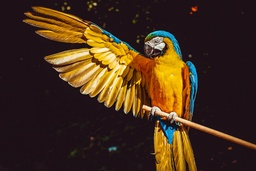
#> input picture BigImage.jpg, 256 x 171 px, shrunk from 1920 x 1280 before the run, given as the content of the folder Minecraft, which was not available
$ python 'Image out of Minecraft Blocks.py'
#> lines starting #> are read from the running program, lines starting #| are printed output that depends on the picture; pictures that were not available may be replaced by others from this repository, and a replacement may not be noted
import numpy as np
import cv2
import os

big_img_path = 'BigImage.jpg'
resolution = 0.05
small_img_path = 'Minecraft'

def LoadImages():
    global small_img_path

    imagelist = list(os.walk(small_img_path))[0][2]
    images = {}
    for im in imagelist:
        img = cv2.imread(small_img_path+'\\'+im)
#> img is the input picture: shape (171, 256, 3); mean B, G, R 28.8, 47.3, 69.5
        r = 0
        g = 0
        b = 0
        count = 0
        for y in img:
            for x in y:
                r += x[0]
                g += x[1]
                b += x[2]
                count += 1
#> after the loop, b = 3040744; count = 43776; g = 2071852; r = 1259123
        r /= count
#> r = 28.76
        b /= count
#> b = 69.46
        g /= count
#> g = 47.33
        images[small_img_path+'\\'+im] = [r, g, b]

    return images

def change_resolution(img, resolution):
    res = []
    height = len(img)
    width = len(img[0])

    yy = 0
    for y in range(0, height, round(1/resolution)):
        yy += 1
        xx = 0
        res.append([])
        for x in range(0, width, round(1/resolution)):
            res[yy-1].append(img[y][x])
            xx += 1

    return np.array(res)

def ask_block(rgb):
    global images

    record_block = None
    record_value = 99999999999999
    for image in images.items():
        r = abs(rgb[0] - image[1][0])
        g = abs(rgb[1] - image[1][1])
        b = abs(rgb[2] - image[1][2])
        if r+g+b < record_value:
            record_block = image[0]
            record_value = r+g+b

    return record_block

def make_img_out_of_blocks(img):
    count = 0
    total = len(img) * len(img[0])
    rows = []
    yy = 0
    for y in img:
        yy += 1
        xx = 0
        row = []
        for x in y:
            block = ask_block(x)
            block = cv2.imread(block)
            try:
                row = np.concatenate((row, block), axis=1)
            except:
                row = block
            xx += 1
            count += 1
        rows.append(row)
        print(f'{round(count/total*100, 2)}% Completed')
    for row in rows:
        try:
            res = np.concatenate((res, row), axis=0)
        except:
            res = row

    return res


print('Loading Images...')
images = LoadImages()
#> images = {'Minecraft\\BigImage.jpg': [28.76, 47.33, 69.46]}
img = cv2.imread(big_img_path)
print('Done')
if resolution != 1:
    print('Changing resolution...')
    img = change_resolution(img, resolution)
#> in change_resolution, `height = len(img)`: height = 171
#> in change_resolution, `width = len(img[0])`: width = 256
#> after the loop in change_resolution, `for y in range(0, height, round(1/resolution)):`: res = 9 items; yy = 9
    print('Done')
print('Transforming to Blocks...')
img = make_img_out_of_blocks(img)
#> in make_img_out_of_blocks, `total = len(img) * len(img[0])`: total = 117
#> the loop in ask_block, `for image in images.items():` made 1 pass
#> (image, r, g, b, record_block, record_value) on pass 1: (('Minecraft\\BigImage.jpg', [28.76, 47.33, 69.46]), 5.76, 31.33, 40.46, 'Minecraft\\BigImage.jpg', 77.55)
#> after the loop in ask_block, `for image in images.items():`: record_value = 77.55
#> in make_img_out_of_blocks, `block = ask_block(x)`: block = 'Minecraft\\BigImage.jpg'
#> the loop in make_img_out_of_blocks, `for row in rows:` made 9 passes
#> pass 1, in make_img_out_of_blocks, `res = row`:
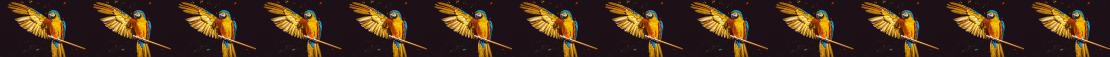
#> res: shape (171, 3328, 3) (shown at 1/3 size); mean B, G, R 28.8, 47.3, 69.5
#> pass 2, in make_img_out_of_blocks, `res = np.concatenate((res, row), axis=0)`:
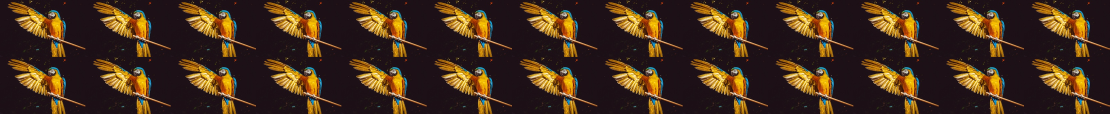
#> res: shape (342, 3328, 3) (shown at 1/3 size); mean B, G, R 28.8, 47.3, 69.5
#> pass 3, in make_img_out_of_blocks, `res = np.concatenate((res, row), axis=0)`:
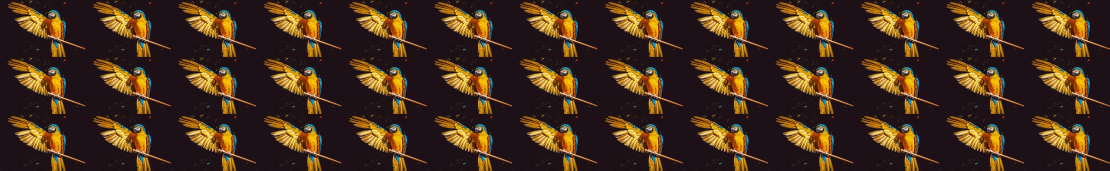
#> res: shape (513, 3328, 3) (shown at 1/3 size); mean B, G, R 28.8, 47.3, 69.5
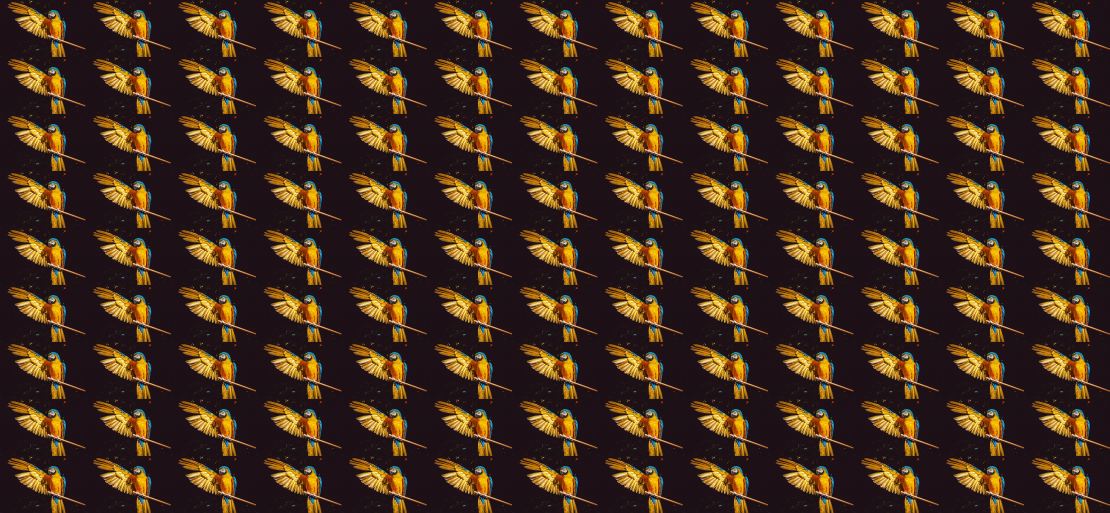
#> img: shape (1539, 3328, 3) (shown at 1/3 size); mean B, G, R 28.8, 47.3, 69.5
print('Done')
cv2.imwrite('output.jpg', img)
cv2.imshow('Result', img)
cv2.waitKey(0)
